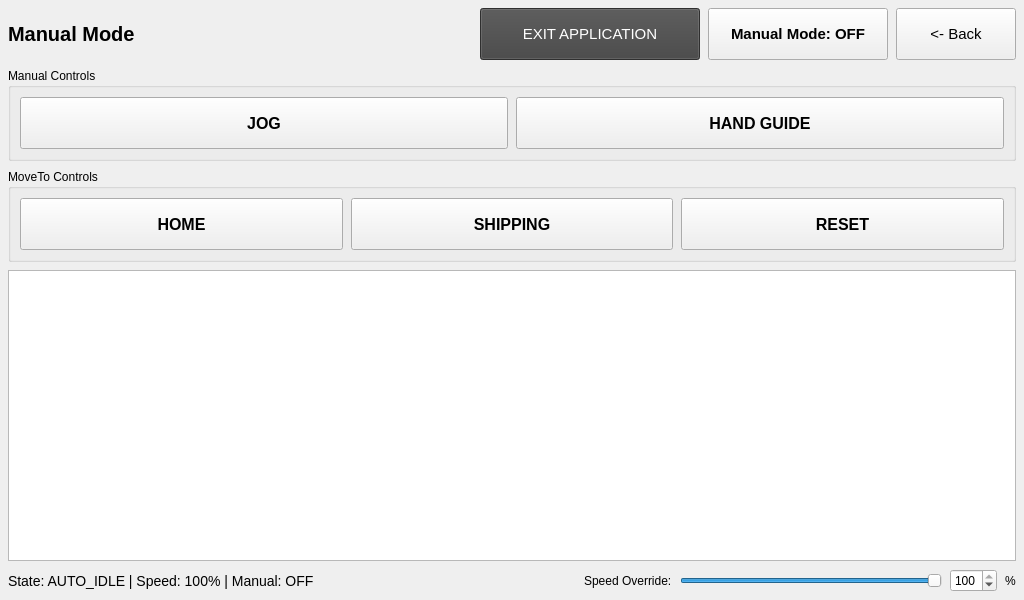
<?xml version="1.0" encoding="UTF-8"?>
<ui version="4.0">
 <class>page_manual</class>
 <widget class="QWidget" name="page_manual">
  <property name="geometry">
   <rect>
    <x>0</x>
    <y>0</y>
    <width>1024</width>
    <height>600</height>
   </rect>
  </property>
  <layout class="QVBoxLayout" name="verticalLayout_manual">
   <property name="spacing">
    <number>8</number>
   </property>
   <property name="leftMargin">
    <number>8</number>
   </property>
   <property name="topMargin">
    <number>8</number>
   </property>
   <property name="rightMargin">
    <number>8</number>
   </property>
   <property name="bottomMargin">
    <number>8</number>
   </property>
   <item>
    <layout class="QHBoxLayout" name="horizontalLayout_manual_topbar">
     <item>
      <widget class="QLabel" name="lbl_maint_title">
       <property name="styleSheet">
        <string notr="true">font-size: 20px; font-weight: 600;</string>
       </property>
       <property name="text">
        <string>Manual Mode</string>
       </property>
      </widget>
     </item>
     <item>
      <spacer name="horizontalSpacer_manual_topbar_right">
       <property name="orientation">
        <enum>Qt::Horizontal</enum>
       </property>
       <property name="sizeHint" stdset="0">
        <size>
         <width>40</width>
         <height>20</height>
        </size>
       </property>
      </spacer>
     </item>
     <item>
      <widget class="QPushButton" name="btn_kill_app">
       <property name="minimumSize">
        <size>
         <width>220</width>
         <height>52</height>
        </size>
       </property>
       <property name="toolTip">
        <string>Manual Mode only. Press and hold for 2 seconds.</string>
       </property>
       <property name="styleSheet">
        <string notr="true">font-size: 15px; background-color: #424242; color: white;</string>
       </property>
       <property name="text">
        <string>EXIT APPLICATION</string>
       </property>
      </widget>
     </item>
     <item>
      <widget class="QPushButton" name="btn_toggle_manual">
       <property name="minimumSize">
        <size>
         <width>180</width>
         <height>52</height>
        </size>
       </property>
       <property name="styleSheet">
        <string notr="true">font-size: 15px; font-weight: 600;</string>
       </property>
       <property name="text">
        <string>Manual Mode: OFF</string>
       </property>
      </widget>
     </item>
     <item>
      <widget class="QPushButton" name="btn_back">
       <property name="minimumSize">
        <size>
         <width>120</width>
         <height>52</height>
        </size>
       </property>
       <property name="styleSheet">
        <string notr="true">font-size: 15px;</string>
       </property>
       <property name="text">
        <string>&lt;- Back</string>
       </property>
      </widget>
     </item>
    </layout>
   </item>
   <item>
    <widget class="QGroupBox" name="grp_manual_controls">
     <property name="title">
      <string>Manual Controls</string>
     </property>
     <layout class="QHBoxLayout" name="horizontalLayout_manual_modes">
      <property name="spacing">
       <number>8</number>
      </property>
      <item>
       <widget class="QPushButton" name="btn_mode_teach">
        <property name="minimumSize">
         <size>
          <width>180</width>
          <height>52</height>
         </size>
        </property>
        <property name="styleSheet">
         <string notr="true">font-size: 16px; font-weight: 600;</string>
        </property>
        <property name="text">
         <string>JOG</string>
        </property>
       </widget>
      </item>
      <item>
       <widget class="QPushButton" name="btn_mode_handguide">
        <property name="minimumSize">
         <size>
          <width>180</width>
          <height>52</height>
         </size>
        </property>
        <property name="styleSheet">
         <string notr="true">font-size: 16px; font-weight: 600;</string>
        </property>
        <property name="text">
         <string>HAND GUIDE</string>
        </property>
       </widget>
      </item>
     </layout>
    </widget>
   </item>
   <item>
    <widget class="QGroupBox" name="grp_moveto_controls">
     <property name="title">
      <string>MoveTo Controls</string>
     </property>
     <layout class="QHBoxLayout" name="horizontalLayout_moveto">
      <property name="spacing">
       <number>8</number>
      </property>
      <item>
       <widget class="QPushButton" name="btn_move_home">
        <property name="minimumSize">
         <size>
          <width>180</width>
          <height>52</height>
         </size>
        </property>
        <property name="styleSheet">
         <string notr="true">font-size: 16px; font-weight: 600;</string>
        </property>
        <property name="text">
         <string>HOME</string>
        </property>
       </widget>
      </item>
      <item>
       <widget class="QPushButton" name="btn_move_shipping">
        <property name="minimumSize">
         <size>
          <width>180</width>
          <height>52</height>
         </size>
        </property>
        <property name="styleSheet">
         <string notr="true">font-size: 16px; font-weight: 600;</string>
        </property>
        <property name="text">
         <string>SHIPPING</string>
        </property>
       </widget>
      </item>
      <item>
       <widget class="QPushButton" name="btn_manual_reset">
        <property name="minimumSize">
         <size>
          <width>180</width>
          <height>52</height>
         </size>
        </property>
        <property name="styleSheet">
         <string notr="true">font-size: 16px; font-weight: 600;</string>
        </property>
        <property name="text">
         <string>RESET</string>
        </property>
       </widget>
      </item>
     </layout>
    </widget>
   </item>
   <item>
    <widget class="QTextEdit" name="txt_maint_log">
     <property name="minimumSize">
      <size>
       <width>0</width>
       <height>80</height>
      </size>
     </property>
     <property name="readOnly">
      <bool>true</bool>
     </property>
    </widget>
   </item>
   <item>
    <layout class="QHBoxLayout" name="horizontalLayout_bottom_status_speed_manual">
     <property name="spacing">
      <number>8</number>
     </property>
     <item>
      <widget class="QLabel" name="lbl_maint_status">
       <property name="styleSheet">
        <string notr="true">font-size: 14px;</string>
       </property>
       <property name="text">
        <string>State: AUTO_IDLE | Speed: 100% | Manual: OFF</string>
       </property>
      </widget>
     </item>
     <item>
      <spacer name="horizontalSpacer_bottom_manual">
       <property name="orientation">
        <enum>Qt::Horizontal</enum>
       </property>
       <property name="sizeHint" stdset="0">
        <size>
         <width>40</width>
         <height>20</height>
        </size>
       </property>
      </spacer>
     </item>
     <item>
      <widget class="QLabel" name="lbl_speed_manual">
       <property name="text">
        <string>Speed Override:</string>
       </property>
      </widget>
     </item>
     <item>
      <widget class="QSlider" name="sld_speed">
       <property name="minimumSize">
        <size>
         <width>180</width>
         <height>0</height>
        </size>
       </property>
       <property name="minimum">
        <number>0</number>
       </property>
       <property name="maximum">
        <number>100</number>
       </property>
       <property name="value">
        <number>100</number>
       </property>
       <property name="orientation">
        <enum>Qt::Horizontal</enum>
       </property>
      </widget>
     </item>
     <item>
      <widget class="QSpinBox" name="spn_speed">
       <property name="minimum">
        <number>1</number>
       </property>
       <property name="maximum">
        <number>100</number>
       </property>
       <property name="value">
        <number>100</number>
       </property>
      </widget>
     </item>
     <item>
      <widget class="QLabel" name="lbl_pct_manual">
       <property name="text">
        <string>%</string>
       </property>
      </widget>
     </item>
    </layout>
   </item>
  </layout>
 </widget>
 <resources/>
 <connections/>
</ui>
